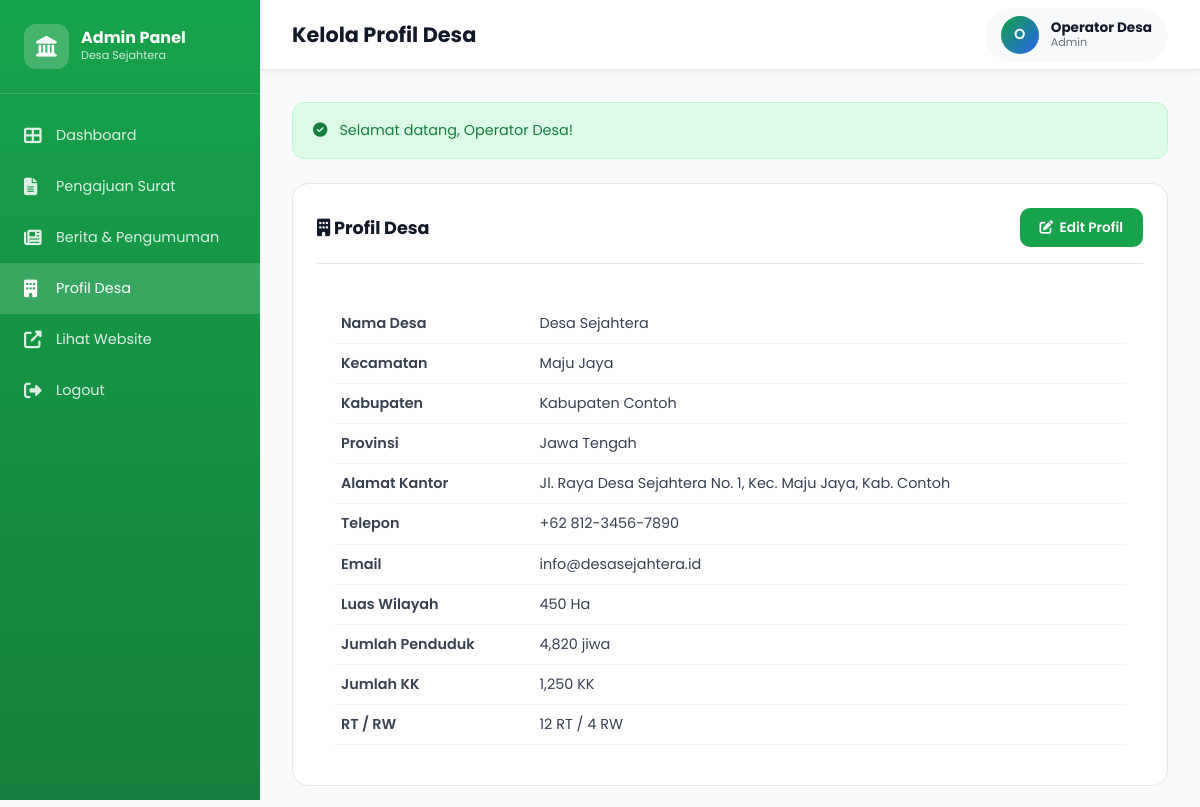
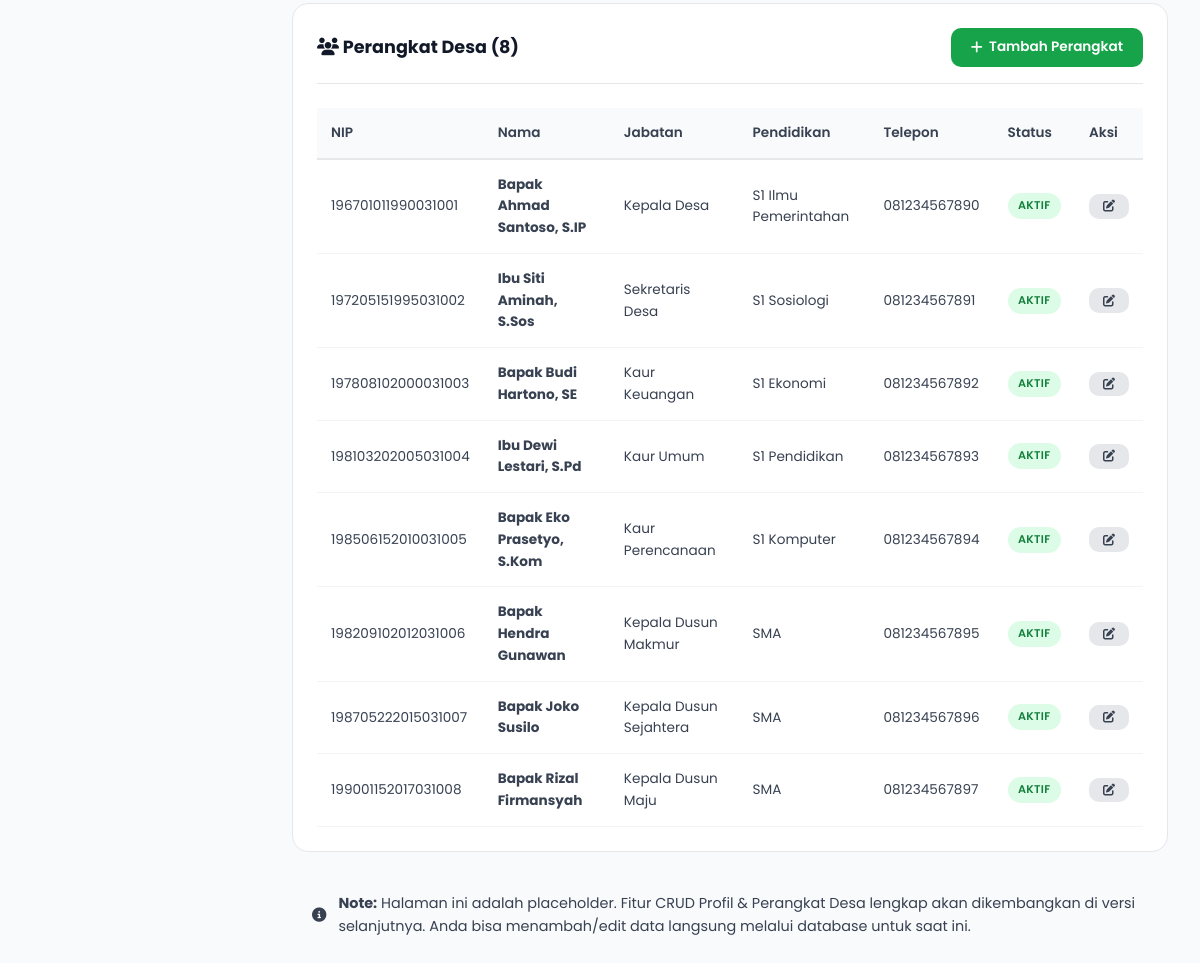
The page /admin/profil.php (signed in) on the database its author committed (2 pictures, top to bottom).
### tables this page shows
CREATE TABLE profil_desa (
  id INT PRIMARY KEY AUTO_INCREMENT,
  nama_desa VARCHAR(100) NOT NULL,
  kecamatan VARCHAR(100),
  kabupaten VARCHAR(100),
  provinsi VARCHAR(100),
  kode_pos VARCHAR(10),
  alamat_kantor TEXT,
  telepon VARCHAR(20),
  email VARCHAR(100),
  website VARCHAR(100),
  visi TEXT,
  misi TEXT,
  sejarah TEXT,
  luas_wilayah VARCHAR(50),
  jumlah_penduduk INT,
  jumlah_kk INT,
  jumlah_rt INT,
  jumlah_rw INT,
  logo VARCHAR(255),
  created_at TIMESTAMP DEFAULT CURRENT_TIMESTAMP,
  updated_at TIMESTAMP DEFAULT CURRENT_TIMESTAMP ON UPDATE CURRENT_TIMESTAMP
);

CREATE TABLE perangkat_desa (
  id INT PRIMARY KEY AUTO_INCREMENT,
  nip VARCHAR(30),
  nama_lengkap VARCHAR(100) NOT NULL,
  jabatan VARCHAR(100) NOT NULL,
  pendidikan VARCHAR(50),
  alamat TEXT,
  telepon VARCHAR(20),
  email VARCHAR(100),
  foto VARCHAR(255),
  urutan INT DEFAULT 0,
  status ENUM('aktif', 'non_aktif') DEFAULT 'aktif',
  created_at TIMESTAMP DEFAULT CURRENT_TIMESTAMP,
  updated_at TIMESTAMP DEFAULT CURRENT_TIMESTAMP ON UPDATE CURRENT_TIMESTAMP
);

### config/database.php (called while the page is built, shortened)
<?php
function getConnection() {
    static $conn = null;
    if ($conn === null) {
        $conn = @new mysqli(DB_HOST, DB_USER, DB_PASS, DB_NAME, (int)DB_PORT);
        $conn->options(MYSQLI_OPT_CONNECT_TIMEOUT, DB_TIMEOUT);
        $conn->query("SET time_zone = '+07:00'");
    }
    return $conn;
}
function prepareStatement($query, $params = [], $types = '') {
    $conn = getConnection();
    $stmt = $conn->prepare($query);
    return $stmt;
}
function fetchOne($query, $params = [], $types = '') {
    $stmt = prepareStatement($query, $params, $types);
    if (!$stmt->execute()) {
        error_log("Execute query failed in fetchOne: " . $stmt->error);
        $stmt->close();
        return null;
    }
    $result = $stmt->get_result();
    $row = $result->fetch_assoc();
    return $row;
}
function fetchAll($query, $params = [], $types = '') {
    $stmt = prepareStatement($query, $params, $types);
    if (!$stmt->execute()) {
        error_log("Execute query failed in fetchAll: " . $stmt->error);
        $stmt->close();
        return [];
    }
    $result = $stmt->get_result();
    $rows = [];
    while ($row = $result->fetch_assoc()) {
        $rows[] = $row;
    }
    return $rows;
}

### includes/functions.php (called while the page is built, shortened)
<?php
require_once __DIR__ . '/../config/database.php';
function sanitize($data) {
    $data = trim($data);
    $data = stripslashes($data);
    $data = htmlspecialchars($data, ENT_QUOTES, 'UTF-8');
    return $data;
}
function getProfilDesa() {
    return fetchOne("SELECT * FROM profil_desa LIMIT 1");
}
function getPerangkatDesa() {
    return fetchAll(
        "SELECT * FROM perangkat_desa WHERE status = 'aktif' ORDER BY urutan ASC"
    );
}

### admin/profil.php (the view, shortened to what this page needs)
<?php
include 'includes/header.php';
$profil = getProfilDesa();
$perangkat = getPerangkatDesa();
?>
<div class="card">
    <div class="card-header">
        <h3><i class="fas fa-building"></i> Profil Desa</h3>
        <button class="btn btn-primary" onclick="alert('Fitur Edit Profil sedang dalam pengembangan')">
            <i class="fas fa-edit"></i> Edit Profil
        </button>
    </div>
    <div style="padding: 1rem;">
        <table style="width: 100%; font-size: 0.9rem;">
            <tr>
                <td style="padding: 0.5rem; font-weight: 600; width: 25%;">Nama Desa</td>
                <td style="padding: 0.5rem;"><?php echo sanitize($profil['nama_desa'] ?? '-'); ?></td>
            </tr>
            <tr>
                <td style="padding: 0.5rem; font-weight: 600;">Kecamatan</td>
                <td style="padding: 0.5rem;"><?php echo sanitize($profil['kecamatan'] ?? '-'); ?></td>
            </tr>
            <tr>
                <td style="padding: 0.5rem; font-weight: 600;">Kabupaten</td>
                <td style="padding: 0.5rem;"><?php echo sanitize($profil['kabupaten'] ?? '-'); ?></td>
            </tr>
            <tr>
                <td style="padding: 0.5rem; font-weight: 600;">Provinsi</td>
                <td style="padding: 0.5rem;"><?php echo sanitize($profil['provinsi'] ?? '-'); ?></td>
            </tr>
            <tr>
                <td style="padding: 0.5rem; font-weight: 600;">Alamat Kantor</td>
                <td style="padding: 0.5rem;"><?php echo nl2br(sanitize($profil['alamat_kantor'] ?? '-')); ?></td>
            </tr>
            <tr>
                <td style="padding: 0.5rem; font-weight: 600;">Telepon</td>
                <td style="padding: 0.5rem;"><?php echo sanitize($profil['telepon'] ?? '-'); ?></td>
            </tr>
            <tr>
                <td style="padding: 0.5rem; font-weight: 600;">Email</td>
                <td style="padding: 0.5rem;"><?php echo sanitize($profil['email'] ?? '-'); ?></td>
            </tr>
            <tr>
                <td style="padding: 0.5rem; font-weight: 600;">Luas Wilayah</td>
                <td style="padding: 0.5rem;"><?php echo sanitize($profil['luas_wilayah'] ?? '-'); ?></td>
            </tr>
            <tr>
                <td style="padding: 0.5rem; font-weight: 600;">Jumlah Penduduk</td>
                <td style="padding: 0.5rem;"><?php echo number_format($profil['jumlah_penduduk'] ?? 0); ?> jiwa</td>
            </tr>
            <tr>
                <td style="padding: 0.5rem; font-weight: 600;">Jumlah KK</td>
                <td style="padding: 0.5rem;"><?php echo number_format($profil['jumlah_kk'] ?? 0); ?> KK</td>
            </tr>
            <tr>
                <td style="padding: 0.5rem; font-weight: 600;">RT / RW</td>
                <td style="padding: 0.5rem;"><?php echo $profil['jumlah_rt'] ?? 0; ?> RT / <?php echo $profil['jumlah_rw'] ?? 0; ?> RW</td>
            </tr>
        </table>
    </div>
</div>
<div class="card">
    <div class="card-header">
        <h3><i class="fas fa-users"></i> Perangkat Desa (<?php echo count($perangkat); ?>)</h3>
        <button class="btn btn-primary" onclick="alert('Fitur Tambah Perangkat sedang dalam pengembangan')">
            <i class="fas fa-plus"></i> Tambah Perangkat
        </button>
    </div>
    <div class="table-responsive">
        <table>
            <thead>
                <tr>
                    <th>NIP</th>
                    <th>Nama</th>
                    <th>Jabatan</th>
                    <th>Pendidikan</th>
                    <th>Telepon</th>
                    <th>Status</th>
                    <th>Aksi</th>
                </tr>
            </thead>
            <tbody>
                <?php if (!empty($perangkat)): ?>
                    <?php foreach ($perangkat as $p): ?>
                    <tr>
                        <td><?php echo sanitize($p['nip'] ?? '-'); ?></td>
                        <td><strong><?php echo sanitize($p['nama_lengkap']); ?></strong></td>
                        <td><?php echo sanitize($p['jabatan']); ?></td>
                        <td><?php echo sanitize($p['pendidikan'] ?? '-'); ?></td>
                        <td><?php echo sanitize($p['telepon'] ?? '-'); ?></td>
                        <td><span class="badge badge-<?php echo $p['status'] === 'aktif' ? 'success' : 'secondary'; ?>"><?php echo ucfirst($p['status']); ?></span></td>
                        <td>
                            <button class="btn btn-sm btn-secondary" onclick="alert('Fitur Edit sedang dalam pengembangan')">
                                <i class="fas fa-edit"></i>
                            </button>
                        </td>
                    </tr>
                    <?php endforeach; ?>
                <?php else: ?>
                    <tr>
                        <td colspan="7" style="text-align: center; color: var(--gray-500);">Belum ada data perangkat</td>
                    </tr>
                <?php endif; ?>
            </tbody>
        </table>
    </div>
</div>
<div class="alert alert-info">
    <i class="fas fa-info-circle"></i>
    <div>
        <strong>Note:</strong> Halaman ini adalah placeholder. Fitur CRUD Profil & Perangkat Desa lengkap akan dikembangkan di versi selanjutnya.
        Anda bisa menambah/edit data langsung melalui database untuk saat ini.
    </div>
</div>
<?php include 'includes/footer.php'; ?>

### assets/css/admin.css (style rules this page uses)
*, *::before, *::after { box-sizing: border-box; margin: 0; padding: 0; }
:root { --primary: #16a34a; --primary-dark: #15803d; --secondary: #2563eb; --danger: #ef4444; --warning: #f59e0b; --info: #3b82f6; --success: #10b981; --gray-50: #f9fafb; --gray-100: #f3f4f6; --gray-200: #e5e7eb; --gray-300: #d1d5db; --gray-500: #6b7280; --gray-700: #374151; --gray-900: #111827; --white: #ffffff; --sidebar-width: 260px; --topbar-height: 70px; }
body { font-family: 'Poppins', -apple-system, BlinkMacSystemFont, 'Segoe UI', sans-serif; background: var(--gray-50); color: var(--gray-700); font-size: 14px; line-height: 1.6; }
.card { background: var(--white); border-radius: 1rem; padding: 1.5rem; border: 1px solid var(--gray-200); margin-bottom: 1.5rem; }
.card-header { display: flex; justify-content: space-between; align-items: center; margin-bottom: 1.5rem; padding-bottom: 1rem; border-bottom: 1px solid var(--gray-200); }
.card-header h3 { font-size: 1.1rem; font-weight: 700; color: var(--gray-900); }
.table-responsive { overflow-x: auto; }
table { width: 100%; border-collapse: collapse; font-size: 0.85rem; }
thead { background: var(--gray-50); }
th { padding: 0.875rem; text-align: left; font-weight: 600; color: var(--gray-700); border-bottom: 2px solid var(--gray-200); }
td { padding: 0.875rem; border-bottom: 1px solid var(--gray-100); }
.badge { display: inline-block; padding: 0.25rem 0.65rem; border-radius: 999px; font-size: 0.7rem; font-weight: 600; text-transform: uppercase; letter-spacing: 0.03em; }
.badge-success { background: #dcfce7; color: #15803d; }
.btn { display: inline-flex; align-items: center; gap: 0.4rem; padding: 0.6rem 1.25rem; border: none; border-radius: 0.625rem; font-size: 0.85rem; font-weight: 600; cursor: pointer; font-family: inherit; text-decoration: none; transition: all 0.2s; }
.btn-primary { background: var(--primary); color: var(--white); }
.btn-secondary { background: var(--gray-200); color: var(--gray-700); }
.btn-sm { padding: 0.4rem 0.875rem; font-size: 0.75rem; }
.alert { padding: 1rem 1.25rem; border-radius: 0.75rem; margin-bottom: 1.5rem; display: flex; align-items: center; gap: 0.75rem; font-size: 0.9rem; }

### rows shown on the page
profil_desa: nama_desa "Desa Sejahtera", kecamatan "Maju Jaya", kabupaten "Kabupaten Contoh", provinsi "Jawa Tengah", alamat_kantor "Jl. Raya Desa Sejahtera No. 1, Kec. Maju Jaya, Kab. Contoh", telepon "+62 812-3456-7890", email "info@desasejahtera.id", luas_wilayah "450 Ha", jumlah_penduduk "4,820", jumlah_kk "1,250", jumlah_rt "12", jumlah_rw "4"
perangkat_desa: nip "196701011990031001", nama_lengkap "Bapak Ahmad Santoso, S.IP", jabatan "Kepala Desa", pendidikan "S1 Ilmu Pemerintahan", telepon "081234567890", status "AKTIF"
perangkat_desa: nip "197205151995031002", nama_lengkap "Ibu Siti Aminah, S.Sos", jabatan "Sekretaris Desa", pendidikan "S1 Sosiologi", telepon "081234567891", status "AKTIF"
perangkat_desa: nip "197808102000031003", nama_lengkap "Bapak Budi Hartono, SE", jabatan "Kaur Keuangan", pendidikan "S1 Ekonomi", telepon "081234567892", status "AKTIF"
perangkat_desa: nip "198103202005031004", nama_lengkap "Ibu Dewi Lestari, S.Pd", jabatan "Kaur Umum", pendidikan "S1 Pendidikan", telepon "081234567893", status "AKTIF"
perangkat_desa: nip "198506152010031005", nama_lengkap "Bapak Eko Prasetyo, S.Kom", jabatan "Kaur Perencanaan", pendidikan "S1 Komputer", telepon "081234567894", status "AKTIF"
perangkat_desa: nip "198209102012031006", nama_lengkap "Bapak Hendra Gunawan", jabatan "Kepala Dusun Makmur", pendidikan "SMA", telepon "081234567895", status "AKTIF"
perangkat_desa: nip "198705222015031007", nama_lengkap "Bapak Joko Susilo", jabatan "Kepala Dusun Sejahtera", pendidikan "SMA", telepon "081234567896", status "AKTIF"
perangkat_desa: nip "199001152017031008", nama_lengkap "Bapak Rizal Firmansyah", jabatan "Kepala Dusun Maju", pendidikan "SMA", telepon "081234567897", status "AKTIF"

### other values the page prints
$page_title "Kelola Profil Desa"
$admin_initial "O"
$admin_name "Operator Desa"
$_SESSION['admin_level'] "Admin"
$flash['message'] "Selamat datang, Operator Desa!"
count($perangkat) "8"
